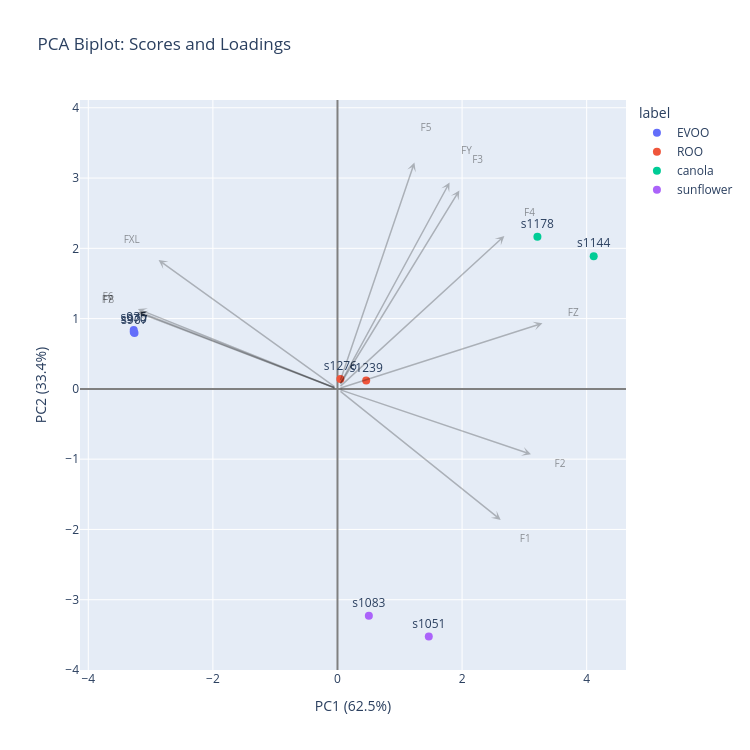

Notebook code cell kept with this figure:
### Code cell
from sklearn.decomposition import PCA
from sklearn.preprocessing import StandardScaler
import plotly.graph_objects as go
import plotly.express as px
import numpy as np

def plot_pca_biplot(df, group_col='category', arrow_scale=0.8):
    feature_cols = [c for c in df.columns if c != group_col]

    X = StandardScaler().fit_transform(df[feature_cols].values)

    pca = PCA(n_components=2)
    scores = pca.fit_transform(X)
    loadings = pca.components_.T * np.sqrt(pca.explained_variance_)
    pc1_var, pc2_var = pca.explained_variance_ratio_ * 100

    scale = np.abs(scores).max() / np.abs(loadings).max() * arrow_scale

    fig = go.Figure()

    colors = df[group_col].astype('category')
    categories = colors.cat.categories
    palette = px.colors.qualitative.Plotly
    if len(categories) > len(palette):
        palette = px.colors.sample_colorscale(
            'turbo', [i / (len(categories) - 1) for i in range(len(categories))]
        )

    for i, cat in enumerate(categories):
        mask = (df[group_col] == cat).values
        fig.add_trace(go.Scatter(
            x=scores[mask, 0], y=scores[mask, 1],
            mode='markers+text',
            text=df.index[mask], textposition='top center',
            marker=dict(size=8, color=palette[i % len(palette)]),
            name=str(cat)
        ))

    for i, feature in enumerate(feature_cols):
        x, y = loadings[i, 0] * scale, loadings[i, 1] * scale
        fig.add_annotation(
            x=x, y=y, ax=0, ay=0,
            xref='x', yref='y', axref='x', ayref='y',
            showarrow=True, arrowhead=3,
            arrowcolor='rgba(0,0,0,0.25)', arrowwidth=1.5
        )
        fig.add_trace(go.Scatter(
            x=[x * 1.15], y=[y * 1.15], mode='text',
            text=[feature], textfont=dict(color='rgba(0,0,0,0.4)', size=10),
            showlegend=False
        ))

    fig.update_layout(
        title='PCA Biplot: Scores and Loadings',
        xaxis_title=f'PC1 ({pc1_var:.1f}%)',
        yaxis_title=f'PC2 ({pc2_var:.1f}%)',
        width=750, height=750,
        xaxis=dict(zeroline=True, zerolinecolor='grey'),
        yaxis=dict(zeroline=True, zerolinecolor='grey'),
        legend_title=group_col
    )

    return fig

dd = data.copy().reset_index()
dd['filename'] = [ 's'+f.split('-')[2].removesuffix('.npy') for f in dd['filename'] ]
dd = dd.set_index('filename')
fig = plot_pca_biplot(dd, group_col='label')
fig.write_html('pca2.html')

### Figure 1 — Plotly figure (JSON) as saved in the notebook; plotly's stock layout.template omitted (floating-point values rounded to 4 significant figures)
{"data": [{"marker": {"color": "#636EFA", "size": 8}, "mode": "markers+text", "name": "EVOO", "text": ["s907", "s970", "s935"], "textposition": "top center", "type": "scatter", "x": [-3.258, -3.271, -3.271], "y": [0.7939, 0.8113, 0.8369]}, {"marker": {"color": "#EF553B", "size": 8}, "mode": "markers+text", "name": "ROO", "text": ["s1239", "s1276"], "textposition": "top center", "type": "scatter", "x": [0.4609, 0.04679], "y": [0.1193, 0.1395]}, {"marker": {"color": "#00CC96", "size": 8}, "mode": "markers+text", "name": "canola", "text": ["s1144", "s1178"], "textposition": "top center", "type": "scatter", "x": [4.113, 3.209], "y": [1.886, 2.166]}, {"marker": {"color": "#AB63FA", "size": 8}, "mode": "markers+text", "name": "sunflower", "text": ["s1051", "s1083"], "textposition": "top center", "type": "scatter", "x": [1.466, 0.5037], "y": [-3.523, -3.229]}, {"mode": "text", "showlegend": false, "text": ["FZ"], "textfont": {"color": "rgba(0,0,0,0.4)", "size": 10}, "type": "scatter", "x": [3.784], "y": [1.073]}, {"mode": "text", "showlegend": false, "text": ["FY"], "textfont": {"color": "rgba(0,0,0,0.4)", "size": 10}, "type": "scatter", "x": [2.069], "y": [3.378]}, {"mode": "text", "showlegend": false, "text": ["FXL"], "textfont": {"color": "rgba(0,0,0,0.4)", "size": 10}, "type": "scatter", "x": [-3.303], "y": [2.109]}, {"mode": "text", "showlegend": false, "text": ["F2"], "textfont": {"color": "rgba(0,0,0,0.4)", "size": 10}, "type": "scatter", "x": [3.572], "y": [-1.069]}, {"mode": "text", "showlegend": false, "text": ["F3"], "textfont": {"color": "rgba(0,0,0,0.4)", "size": 10}, "type": "scatter", "x": [2.25], "y": [3.247]}, {"mode": "text", "showlegend": false, "text": ["F4"], "textfont": {"color": "rgba(0,0,0,0.4)", "size": 10}, "type": "scatter", "x": [3.081], "y": [2.502]}, {"mode": "text", "showlegend": false, "text": ["F6"], "textfont": {"color": "rgba(0,0,0,0.4)", "size": 10}, "type": "scatter", "x": [-3.685], "y": [1.306]}, {"mode": "text", "showlegend": false, "text": ["F1"], "textfont": {"color": "rgba(0,0,0,0.4)", "size": 10}, "type": "scatter", "x": [3.014], "y": [-2.143]}, {"mode": "text", "showlegend": false, "text": ["F7"], "textfont": {"color": "rgba(0,0,0,0.4)", "size": 10}, "type": "scatter", "x": [-3.695], "y": [1.253]}, {"mode": "text", "showlegend": false, "text": ["F8"], "textfont": {"color": "rgba(0,0,0,0.4)", "size": 10}, "type": "scatter", "x": [-3.671], "y": [1.264]}, {"mode": "text", "showlegend": false, "text": ["F5"], "textfont": {"color": "rgba(0,0,0,0.4)", "size": 10}, "type": "scatter", "x": [1.421], "y": [3.705]}], "layout": {"annotations": [{"arrowcolor": "rgba(0,0,0,0.25)", "arrowhead": 3, "arrowwidth": 1.5, "ax": 0, "axref": "x", "ay": 0, "ayref": "y", "showarrow": true, "x": 3.29, "xref": "x", "y": 0.933, "yref": "y"}, {"arrowcolor": "rgba(0,0,0,0.25)", "arrowhead": 3, "arrowwidth": 1.5, "ax": 0, "axref": "x", "ay": 0, "ayref": "y", "showarrow": true, "x": 1.799, "xref": "x", "y": 2.937, "yref": "y"}, {"arrowcolor": "rgba(0,0,0,0.25)", "arrowhead": 3, "arrowwidth": 1.5, "ax": 0, "axref": "x", "ay": 0, "ayref": "y", "showarrow": true, "x": -2.872, "xref": "x", "y": 1.834, "yref": "y"}, {"arrowcolor": "rgba(0,0,0,0.25)", "arrowhead": 3, "arrowwidth": 1.5, "ax": 0, "axref": "x", "ay": 0, "ayref": "y", "showarrow": true, "x": 3.106, "xref": "x", "y": -0.93, "yref": "y"}, {"arrowcolor": "rgba(0,0,0,0.25)", "arrowhead": 3, "arrowwidth": 1.5, "ax": 0, "axref": "x", "ay": 0, "ayref": "y", "showarrow": true, "x": 1.956, "xref": "x", "y": 2.824, "yref": "y"}, {"arrowcolor": "rgba(0,0,0,0.25)", "arrowhead": 3, "arrowwidth": 1.5, "ax": 0, "axref": "x", "ay": 0, "ayref": "y", "showarrow": true, "x": 2.679, "xref": "x", "y": 2.176, "yref": "y"}, {"arrowcolor": "rgba(0,0,0,0.25)", "arrowhead": 3, "arrowwidth": 1.5, "ax": 0, "axref": "x", "ay": 0, "ayref": "y", "showarrow": true, "x": -3.204, "xref": "x", "y": 1.136, "yref": "y"}, {"arrowcolor": "rgba(0,0,0,0.25)", "arrowhead": 3, "arrowwidth": 1.5, "ax": 0, "axref": "x", "ay": 0, "ayref": "y", "showarrow": true, "x": 2.62, "xref": "x", "y": -1.864, "yref": "y"}, {"arrowcolor": "rgba(0,0,0,0.25)", "arrowhead": 3, "arrowwidth": 1.5, "ax": 0, "axref": "x", "ay": 0, "ayref": "y", "showarrow": true, "x": -3.213, "xref": "x", "y": 1.089, "yref": "y"}, {"arrowcolor": "rgba(0,0,0,0.25)", "arrowhead": 3, "arrowwidth": 1.5, "ax": 0, "axref": "x", "ay": 0, "ayref": "y", "showarrow": true, "x": -3.192, "xref": "x", "y": 1.099, "yref": "y"}, {"arrowcolor": "rgba(0,0,0,0.25)", "arrowhead": 3, "arrowwidth": 1.5, "ax": 0, "axref": "x", "ay": 0, "ayref": "y", "showarrow": true, "x": 1.235, "xref": "x", "y": 3.222, "yref": "y"}], "height": 750, "legend": {"title": {"text": "label"}}, "title": {"text": "PCA Biplot: Scores and Loadings"}, "width": 750, "xaxis": {"title": {"text": "PC1 (62.5%)"}, "zeroline": true, "zerolinecolor": "grey"}, "yaxis": {"title": {"text": "PC2 (33.4%)"}, "zeroline": true, "zerolinecolor": "grey"}}}
